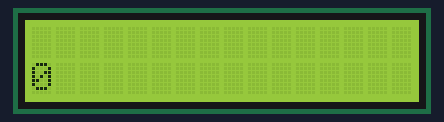
Simulated run of this sketch. Board: Arduino Uno, built with avr-gcc and run on an emulated ATmega328P. Shown: 16×2 character LCD.

Above: at 0.1 s.
At 4.1 s:
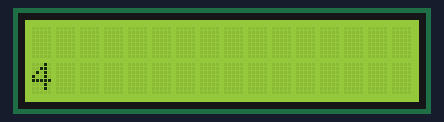
At 9.1 s:
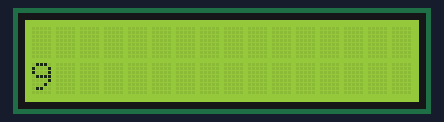
At 19.1 s:
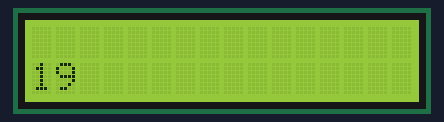
At 29.1 s:
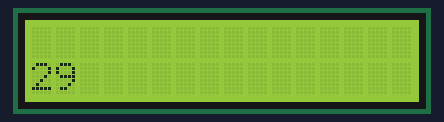
At 39.1 s:
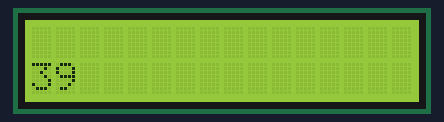

Measured:
- what the display in image 1 shows lasts 1.0 s, from 4.0 s to 5.0 s

The sketch:

Mllis_function.ino
```cpp
#include <LiquidCrystal.h>

unsigned long time;
LiquidCrystal lcd(12, 11, 5, 4, 2, 1);

void setup()
{
  lcd.begin(16.2);
  Serial.begin(9600);
}


void loop()
{
  time = millis();
  lcd.setCursor(0,1);
  lcd.print(time/1000);
}
```
